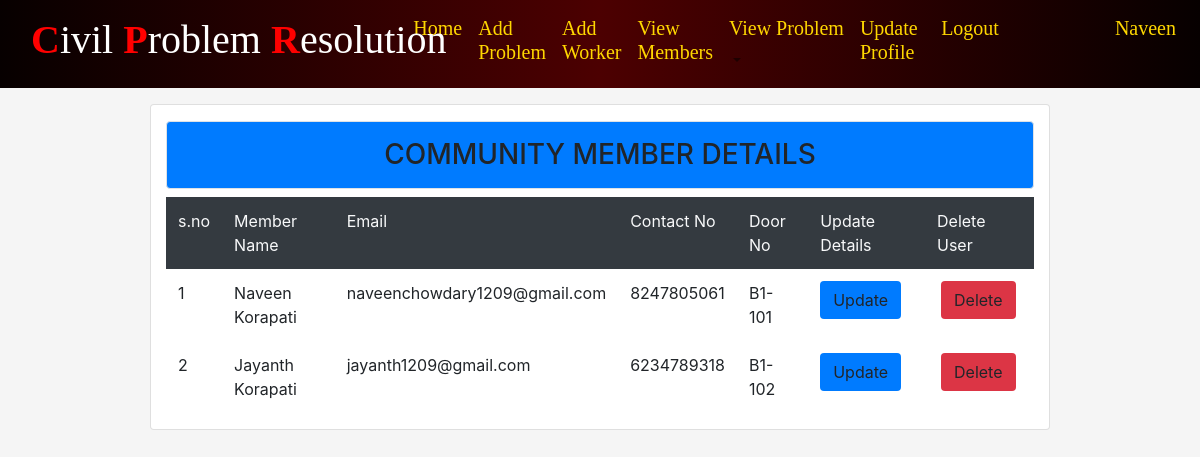
Page /mview/ (signed in) on the earlier database version.
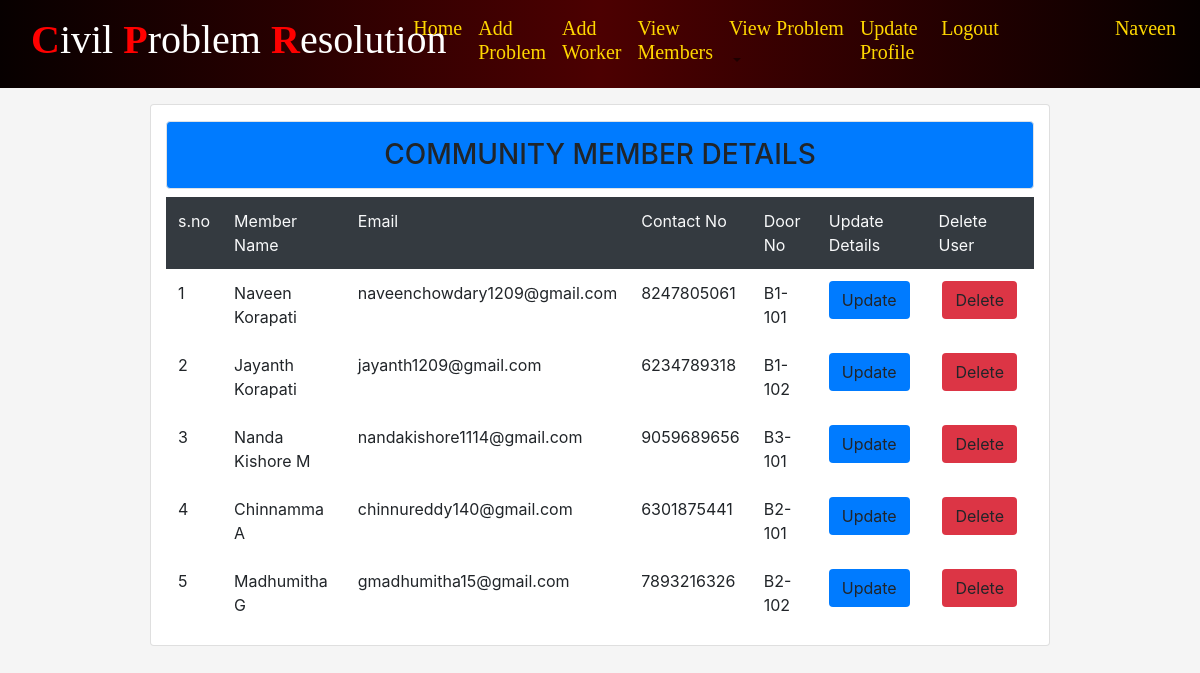
Same page on the later database version.
### CPRapp/models.py (models this page shows, shortened)
class Member(models.Model):
	mname=models.CharField(max_length=200)
	memail=models.EmailField(max_length=200)
	mcno=models.CharField(max_length=10,default='')
	mdoorno=models.CharField(max_length=200)
	mimage=models.ImageField(null=True,blank=True)

### CPRapp/views.py (the view)
# urls.py: path('mview/',views.memview,name="memview"),
@login_required
def memview(rq):
	d=Member.objects.all()
	return render(rq,'html/memview.html',{'d':d})

### CPRapp/templates/html/memview.html (shortened to what this page needs)
{% extends 'html/base.html' %}
{% block content %}
<div class="card col-md-9 mt-3 mx-auto"><h3 class="p-3 bg-primary text-center
mt-3 border rounded">COMMUNITY MEMBER DETAILS</h3>
	<table class="table table-borderless table-hover">
		<tr class="bg-dark text-light">
			<td>s.no</td>
			<td>Member Name</td>
			<td>Email</td>
			<td>Contact No</td>
			<td>Door No</td>
			<td>Update Details</td>
			<td>Delete User</td>
		</tr>
		{% for i in d %}
		<tr>
			<td>{{forloop.counter}}</td>
			<td>{{i.mname}}</td>
			<td>{{i.memail}}</td>
			<td>{{i.mcno}}</td>
			<td>{{i.mdoorno}}</td>
			<td><a class=" btn bg-primary rounded" href="{% url 'cmupdate' i.id%}">Update</a></td>
			<td><a class="btn bg-danger rounded mx-1" href="{% url 'memdlt' i.id%}">Delete</a></td>
		</tr>
		{% endfor %}
	</table>
</div>
{% endblock %}

Differences in the rows shown:
added Member: mname "Nanda Kishore M", memail "nandakishore1114@gmail.com", mcno "9059689656", mdoorno "B3-101"
added Member: mname "Chinnamma A", memail "chinnureddy140@gmail.com", mcno "6301875441", mdoorno "B2-101"
added Member: mname "Madhumitha G", memail "gmadhumitha15@gmail.com", mcno "7893216326", mdoorno "B2-102"
